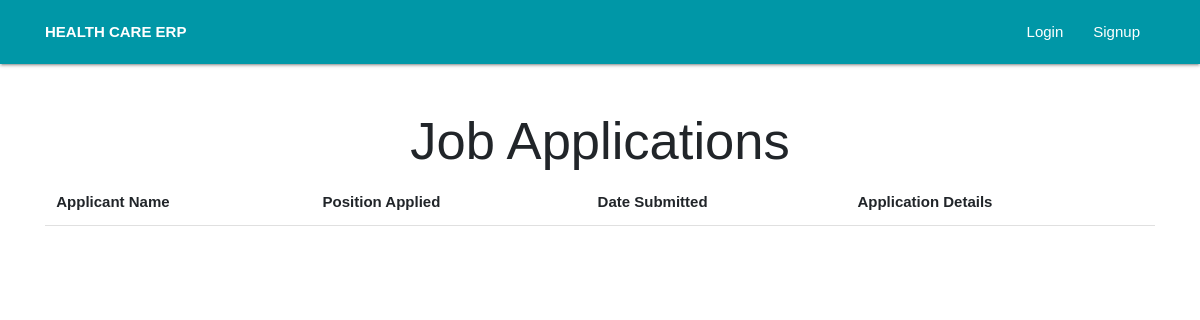
Before: /HumanResource/job_applications/ with the older database file.
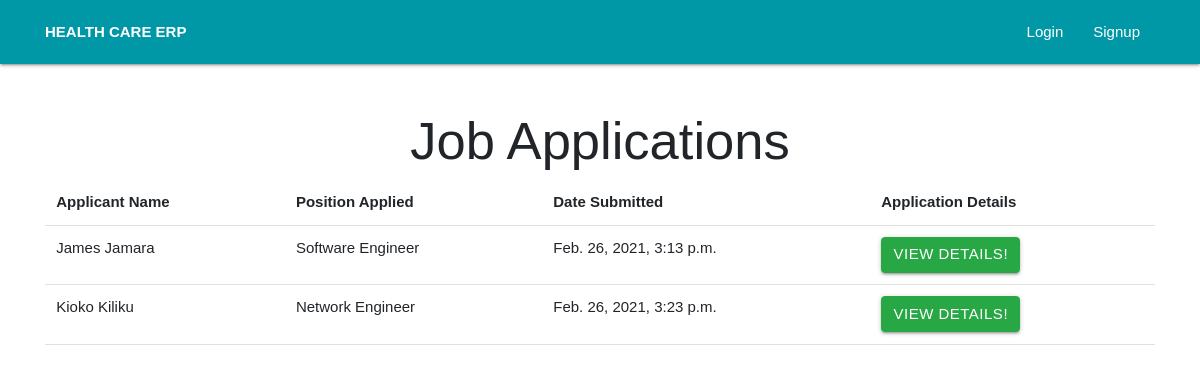
After: the same page with the newer database file.
### HumanResource/models.py (models this page shows, shortened)
class JobApplication(models.Model):
    applicant_name = models.CharField(max_length=200)
    applicant_phone = models.CharField(max_length=200)
    applicant_email = models.EmailField()
    position = models.CharField(max_length=200)
    highest_education_level = models.CharField(max_length=200)
    education_specialization = models.CharField(verbose_name="Education Specialization", max_length=200)
    postal_code = models.CharField(max_length=200)
    zip_code = models.CharField(max_length=200)
    city = models.CharField(max_length=200)
    country = models.CharField(max_length=200)
    date_submitted = models.DateTimeField(default=timezone.now)
    class Meta:
        verbose_name = ("Job Application")
        verbose_name_plural = ("Job Applications")

### HumanResource/views.py (the view)
# urls.py: path("job_applications/", views.job_applications, name="job_applications"),
def job_applications(request):
    job_applications = JobApplication.objects.all()
    context = {
        "job_applications": job_applications
    }
    return render(request, "hr/job_applications.html", context)

### HumanResource/templates/hr/job_applications.html
{% extends "base_layout.html" %}
{% block heading %}
    <h1 class="display-4 text-center">Job Applications</h1>
{% endblock heading %}
 {% block content %}
 <table class="table table-borderless">
     <thead class="border-bottom font-weight-bold">
         <tr>
             <td>Applicant Name</td>
             <td>Position Applied</td>
             <td>Date Submitted</td>
             <td>Application Details</td>
         </tr>
     </thead>
     <tbody>
         {% for job_application in job_applications %}
            <tr>
                <td>{{ job_application.applicant_name }}</td>
                <td>{{ job_application.position }}</td>
                <td>{{ job_application.date_submitted }}</td>
                <td><a href="{% url 'job_application_details' job_application.id %}" class="btn btn-success">View Details!</a></td>
            </tr>
         {% endfor %}
     </tbody>
 </table>
{% endblock %}

### templates/base_layout.html (shortened to what this page needs)
{% load static from static %}
<!DOCTYPE html>
<html>
<head>
    <link rel="stylesheet" href="https://cdnjs.cloudflare.com/ajax/libs/materialize/1.0.0/css/materialize.min.css">
    <link rel="stylesheet" href="{% static 'css/styles.css' %}">
    <link rel="stylesheet" href="{% static 'css/materialize.min.css' %}">
    <link rel="stylesheet" href="{% static 'css/bootstrap/bootstrap.css' %}">
    <link rel="stylesheet" href="{% static 'css/bootstrap/bootstrap.min.css' %}">
    <link rel="stylesheet" href="{% static 'css/bootstrap/bootstrap-grid.css' %}">
    <link rel="stylesheet" href="{% static 'css/bootstrap/bootstrap-reboot.css' %}">
    <link rel="stylesheet" href="{% static 'css/font-awesome/font-awesome.css' %}">
    <link rel="stylesheet" href="{% static 'css/font-awesome/brand.css' %}">
    <link rel="stylesheet" href="{% static 'css/font-awesome/solid.css' %}">
    <link rel="stylesheet" href="{% static 'css/custom/auth.css' %}">
</head>
<body>
    <header class="wrapper">
        <nav class="cyan darken-2">
            <div class="nav-wrapper container">
                <a href="/"> <b>HEALTH CARE ERP</b></a>
                <ul id="nav-mobile" class="right">
                    {% if user.is_authenticated %}
                    <li>Hello, {{ request.user.username }} </li>
                    <li>
                        <form class="logout-link" action="{% url 'accounts:logout' %}" method="post">
                            {% csrf_token %}
                            <button class="btn z-depth-3" type="submit">Logout</button>
                        </form>
                    </li>
                    {% if user.is_superuser %}
                    <li><a href="{% url 'accounts:requests' %}">User Requests</a></li>
                    {% endif %}
                    {% else %}
                    <li><a href="{% url 'accounts:login' %}">Login</a></li>
                    <li><a href="{% url 'accounts:signup' %}">Signup</a></li>
                    {% endif %}
                </ul>
            </div>
        </nav>
    </header>
    <div class="wrapper container mt-5">
        {% block heading %}
        {% endblock heading %}
        {% block content %}
        {% endblock %}
    </div>
</body>
</html>

### static/css/custom/auth.css (style rules this page uses)
* { margin: 0; padding: 0; font-family: sans-serif; }

Changed rows visible on the page:
added JobApplication: applicant_name "James Jamara", position "Software Engineer", date_submitted "Feb. 26, 2021, 3:13 p.m."
added JobApplication: applicant_name "Kioko Kiliku", position "Network Engineer", date_submitted "Feb. 26, 2021, 3:23 p.m."
